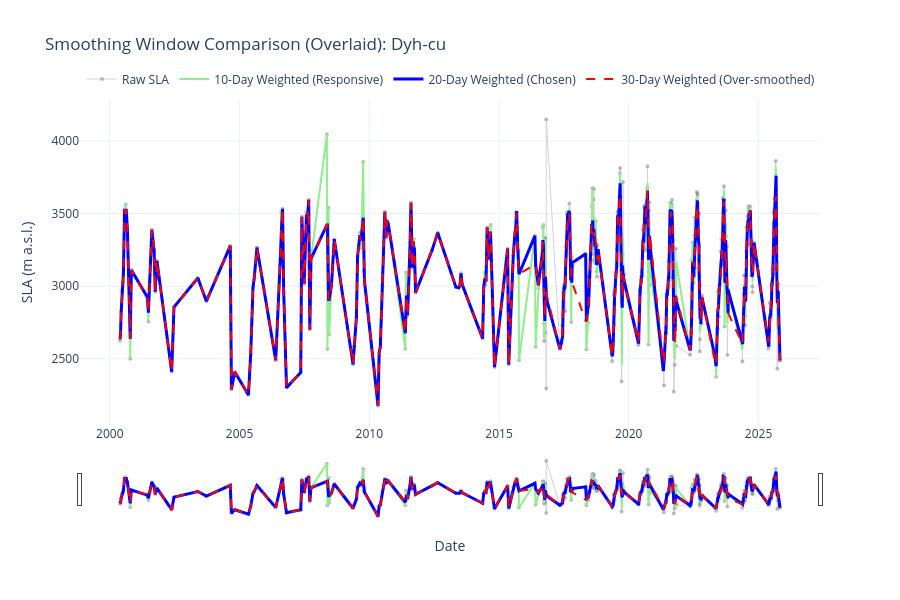

Notebook source saved alongside this figure:
### Markdown cell above
## 9. Visualization in overlaid version
Here just one plot is created to see the effect of the different window sizes directly overlaid.

### Code cell
# Visualization: all smoothing windows overlaid in one plot
GLACIER_TO_PLOT = 'Dyh-cu' 

if GLACIER_TO_PLOT in clean_glaciers:
    df_plot = clean_glaciers[GLACIER_TO_PLOT]

    fig_overlay = go.Figure()

    # 1. Raw Data 
    fig_overlay.add_trace(go.Scatter(
        x=df_plot['time_date-string'], y=df_plot['SLA_MP-median'],
        mode='lines+markers', name='Raw SLA', 
        marker=dict(color='gray', opacity=0.5, size=4),
        line=dict(color='lightgray', width=1)
    ))

    # 2. 10-Day Window 
    fig_overlay.add_trace(go.Scatter(
        x=df_plot['time_date-string'], y=df_plot['SLA_weighted_10day'],
        mode='lines', name='10-Day Weighted (Responsive)', 
        line=dict(color='lightgreen', width=2)
    ))

    # 3. 20-Day Window 
    fig_overlay.add_trace(go.Scatter(
        x=df_plot['time_date-string'], y=df_plot['SLA_weighted_20day'],
        mode='lines', name='20-Day Weighted (Chosen)', 
        line=dict(color='blue', width=3)
    ))

    # 4. 30-Day Window 
    fig_overlay.add_trace(go.Scatter(
        x=df_plot['time_date-string'], y=df_plot['SLA_weighted_30day'],
        mode='lines', name='30-Day Weighted (Over-smoothed)', 
        line=dict(color='red', width=2, dash='dash')
    ))

    # Layout and formatting
    fig_overlay.update_layout(
        title=f"Smoothing Window Comparison (Overlaid): {GLACIER_TO_PLOT}",
        height=600, 
        template="plotly_white", 
        hovermode='x unified',
        legend=dict(orientation="h", yanchor="bottom", y=1.02, xanchor="right", x=1)
    )

    # Set axes titles
    fig_overlay.update_yaxes(title_text="SLA (m a.s.l.)")
    fig_overlay.update_xaxes(title_text="Date")

    # Add the range slider 
    fig_overlay.update_xaxes(rangeslider_visible=True)

    fig_overlay.show()
else:
    print(f"Error: Could not find '{GLACIER_TO_PLOT}' in your data dictionary.")

### Figure 1 — Plotly figure (JSON) as saved in the notebook; plotly's stock layout.template omitted (floating-point values rounded to 4 significant figures; data arrays with more than 128 entries replaced by an {"elided": "..."} marker saying what was removed)
{"data": [{"line": {"color": "lightgray", "width": 1}, "marker": {"color": "gray", "opacity": 0.5, "size": 4}, "mode": "lines+markers", "name": "Raw SLA", "type": "scatter", "x": {"elided": "435 str values"}, "y": {"elided": "435 float values"}}, {"line": {"color": "lightgreen", "width": 2}, "mode": "lines", "name": "10-Day Weighted (Responsive)", "type": "scatter", "x": {"elided": "435 str values"}, "y": {"elided": "435 float values"}}, {"line": {"color": "blue", "width": 3}, "mode": "lines", "name": "20-Day Weighted (Chosen)", "type": "scatter", "x": {"elided": "435 str values"}, "y": {"elided": "435 float values"}}, {"line": {"color": "red", "dash": "dash", "width": 2}, "mode": "lines", "name": "30-Day Weighted (Over-smoothed)", "type": "scatter", "x": {"elided": "435 str values"}, "y": {"elided": "435 float values"}}], "layout": {"height": 600, "hovermode": "x unified", "legend": {"orientation": "h", "x": 1, "xanchor": "right", "y": 1.02, "yanchor": "bottom"}, "title": {"text": "Smoothing Window Comparison (Overlaid): Dyh-cu"}, "xaxis": {"rangeslider": {"visible": true}, "title": {"text": "Date"}}, "yaxis": {"title": {"text": "SLA (m a.s.l.)"}}}}
